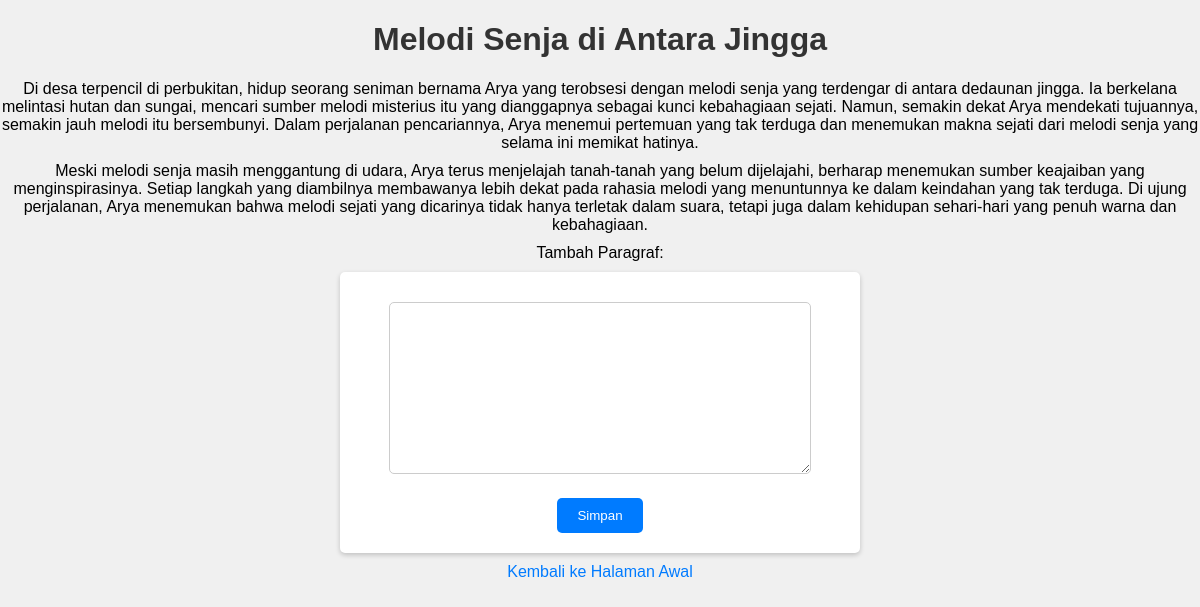
Page /lihat_cerita.php?idcerita=4 on the committed database.
### tables this page shows
CREATE TABLE `cerita` (
  `idcerita` int(11) NOT NULL AUTO_INCREMENT,
  `judul` varchar(100) DEFAULT NULL,
  `iduser_pembuat_awal` varchar(40) NOT NULL,
  PRIMARY KEY (`idcerita`),
  KEY `fk_cerita_users_idx` (`iduser_pembuat_awal`),
  CONSTRAINT `fk_cerita_users` FOREIGN KEY (`iduser_pembuat_awal`) REFERENCES `users` (`iduser`) ON DELETE NO ACTION ON UPDATE NO ACTION
);

CREATE TABLE `paragraf` (
  `idparagraf` int(11) NOT NULL AUTO_INCREMENT,
  `iduser` varchar(40) NOT NULL,
  `idcerita` int(11) NOT NULL,
  `isi_paragraf` varchar(1000) DEFAULT NULL,
  `tanggal_buat` timestamp NULL DEFAULT current_timestamp(),
  PRIMARY KEY (`idparagraf`),
  KEY `fk_paragraf_users1_idx` (`iduser`),
  KEY `fk_paragraf_cerita1_idx` (`idcerita`),
  CONSTRAINT `fk_paragraf_cerita1` FOREIGN KEY (`idcerita`) REFERENCES `cerita` (`idcerita`) ON DELETE NO ACTION ON UPDATE NO ACTION,
  CONSTRAINT `fk_paragraf_users1` FOREIGN KEY (`iduser`) REFERENCES `users` (`iduser`) ON DELETE NO ACTION ON UPDATE NO ACTION
);

### class/koneksi.php (called while the page is built, shortened)
<?php
    class Koneksi {
        public function __construct() {
            $this->conn = new mysqli("localhost", "root", "", "project_uts_fsp");
        }
    }
?>

### class/cerita.php (called while the page is built, shortened)
<?php
    require_once("koneksi.php");
    class Cerita extends Koneksi {
        public function getJudul($iduser="") {
            $sql = "SELECT judul FROM cerita where idcerita = ?";
            $stmt = $this->conn->prepare($sql);
            $stmt->bind_param("i", $iduser);
            $stmt->execute();
            $result = $stmt->get_result();
            return $result;
        }
        public function getAllParagraf($id_cerita="") {
            $sql = "SELECT * from paragraf p WHERE p.idcerita = ?";
            $stmt = $this->conn->prepare($sql);
            $stmt->bind_param("i", $id_cerita);
            $stmt->execute();
            $res = $stmt->get_result();
            return $res;
        }
    }
?>

### lihat_cerita.php (the view, shortened to what this page needs)
<?php
    require_once("class/cerita.php");
    $id_cerita = "";
    $judul = 0;
    if (isset($_GET["idcerita"])) {
        $id_cerita = $_GET["idcerita"];
    }
    $cerita = new Cerita();
    $result = $cerita->getJudul($id_cerita);
    if ($row = $result->fetch_assoc()) {
        $judul = $row["judul"];
    }
?>
<!DOCTYPE html>
<html lang="en">
<head>
</head>
<body>
    <?php
        $result = $cerita->getAllParagraf($id_cerita);
        echo "<h1>$judul</h1>";
        while ($row = $result->fetch_assoc()) {
            echo "<p>".$row["isi_paragraf"]."</p>";
        }
    ?>
    <p>Tambah Paragraf:</p>
    <form action="lihat_cerita.php" method="post">
        <p><textarea name="txttambahparagraf" id="" cols="30" rows="10"></textarea></p>
        <p><input type="submit" value="Simpan" name="btnsimpan"></p>
    </form>
    <p><a href="homepage.php">Kembali ke Halaman Awal</a></p>
</body>
</html>

### lihat_cerita.php (style rules this page uses)
body { font-family: Arial, sans-serif; background-color: #f0f0f0; text-align: center; margin: 0; padding: 0; }
h1 { color: #333; }
p { margin: 10px 0; }
form { background: #fff; max-width: 500px; margin: 0 auto; padding: 10px; border-radius: 5px; box-shadow: 0 2px 5px rgba(0, 0, 0, 0.2); }
textarea { width: 80%; padding: 10px; margin: 10px 0; border: 1px solid #ccc; border-radius: 5px; }
input[type="submit"] { background: #007BFF; color: #fff; border: none; padding: 10px 20px; border-radius: 5px; cursor: pointer; }
a { text-decoration: none; color: #007BFF; }

### rows in the picture
cerita: judul "Melodi Senja di Antara Jingga"
paragraf: isi_paragraf "Di desa terpencil di perbukitan, hidup seorang seniman bernama Arya yang terobsesi dengan melodi senja yang terdengar di antara dedaunan jingga. Ia berkelana melintasi hutan dan sungai, mencari sumber melodi misterius itu yang dianggapnya sebagai kunci kebahagiaan sejati. Namun, semakin dekat Arya mendekati tujuannya, semakin jauh melodi itu bersembunyi. Dalam perjalanan pencariannya, Arya menemui pertemuan yang tak terduga dan menemukan makna sejati dari melodi senja yang selama ini memikat hatinya."
paragraf: isi_paragraf "Meski melodi senja masih menggantung di udara, Arya terus menjelajah tanah-tanah yang belum dijelajahi, berharap menemukan sumber keajaiban yang menginspirasinya. Setiap langkah yang diambilnya membawanya lebih dekat pada rahasia melodi yang menuntunnya ke dalam keindahan yang tak terduga. Di ujung perjalanan, Arya menemukan bahwa melodi sejati yang dicarinya tidak hanya terletak dalam suara, tetapi juga dalam kehidupan sehari-hari yang penuh warna dan kebahagiaan."
